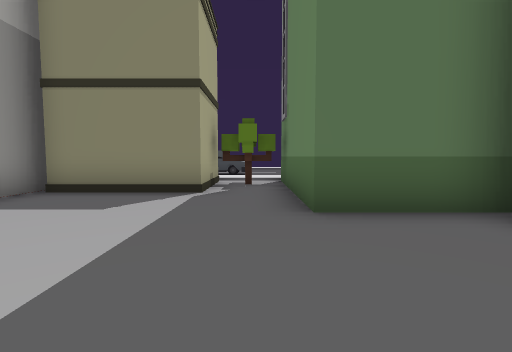
View 1 (above)

24 first-person views from a walk through a Unity game level. The camera is 1.4 m above the floor, tilts 4° down and sees 85° across. The floor is counted in squares, 2 m on a side. Each view is taken from the middle of a square. On the plan, view 1 faces up. The plan holds only what a view shows up to about 9 squares ahead; the rest is blank. The place goes on beyond the plan. The player is left out.

View 2
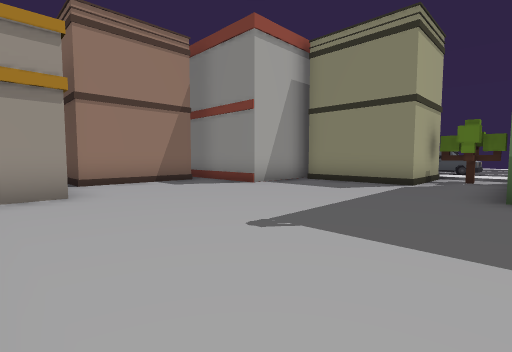

View 3
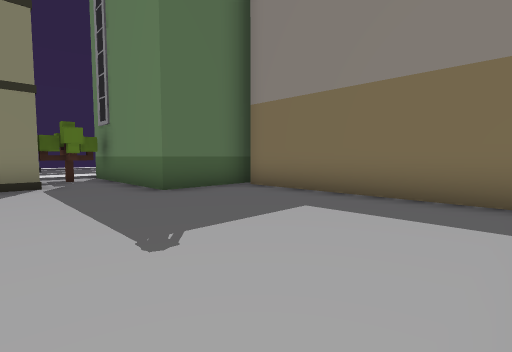

View 4
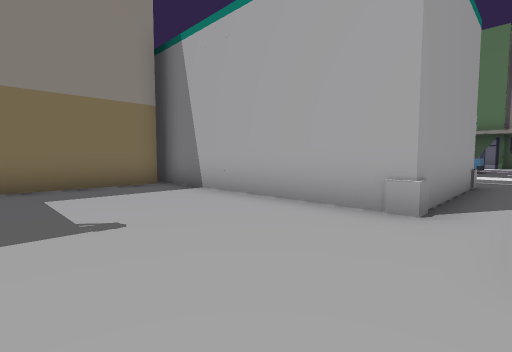

View 5
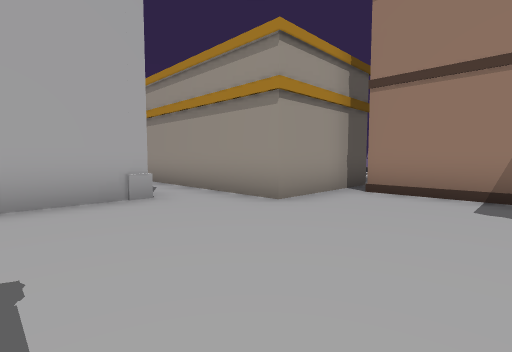

View 6
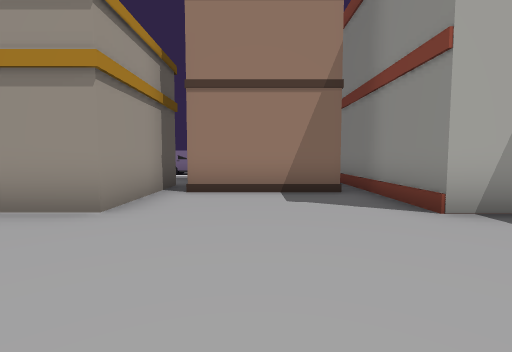

View 7
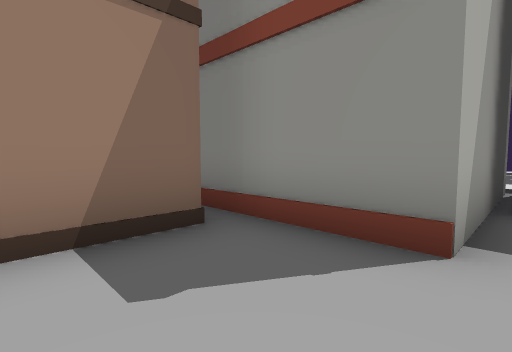

View 8
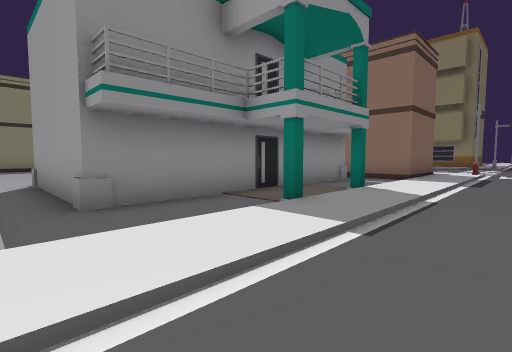

View 9
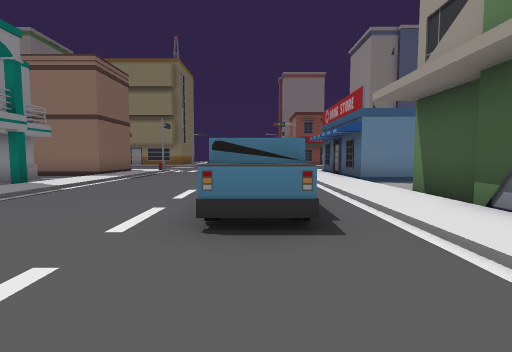

View 10
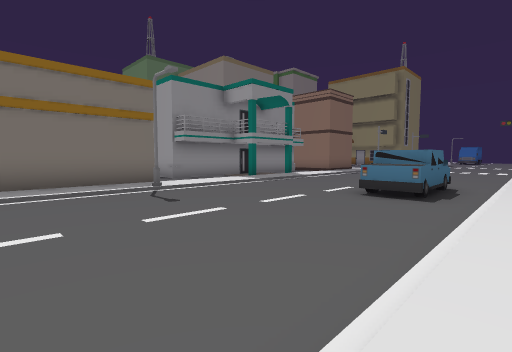

View 11
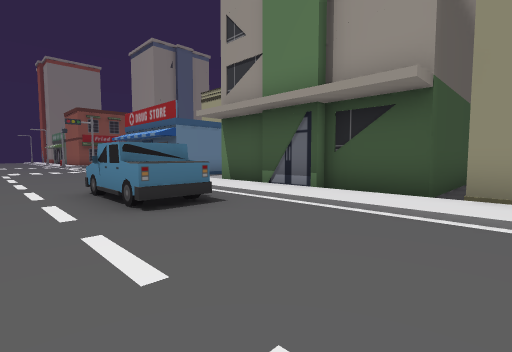

View 12
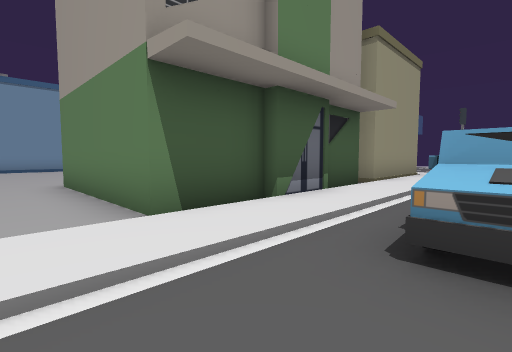

View 13
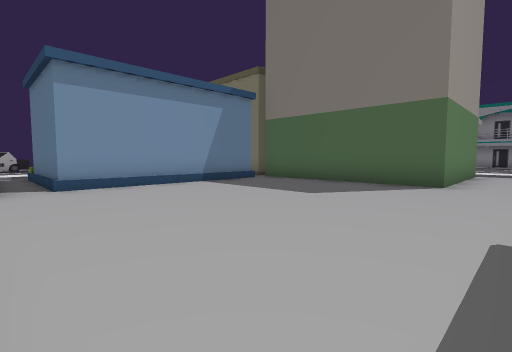

View 14
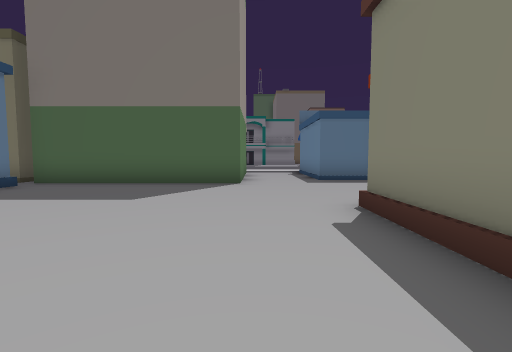

View 15
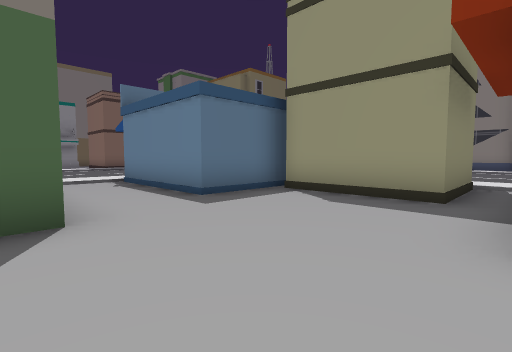

View 16
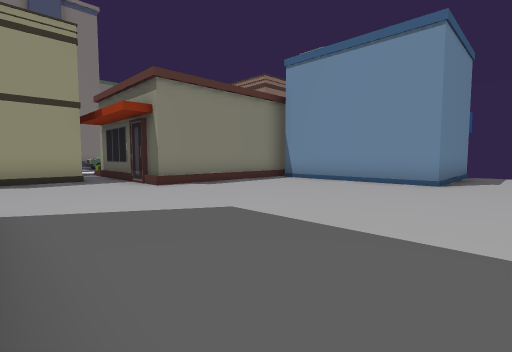

View 17
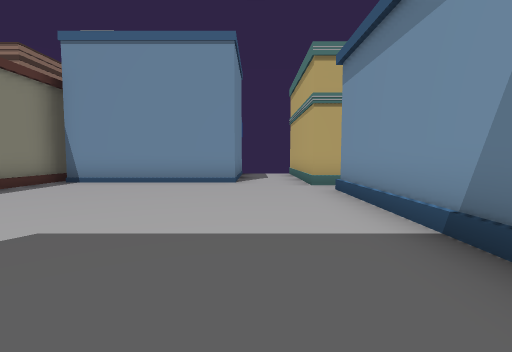

View 18
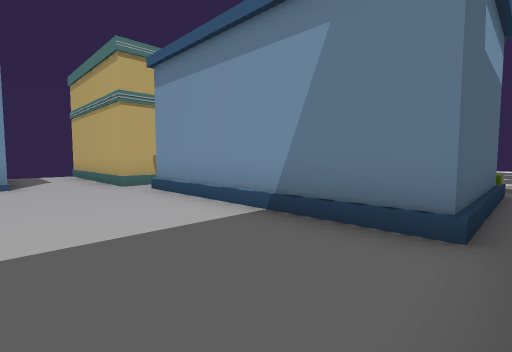

View 19
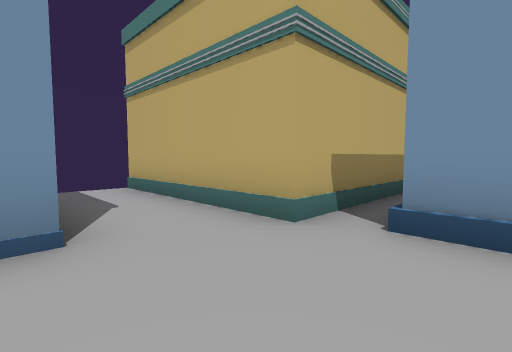

View 20
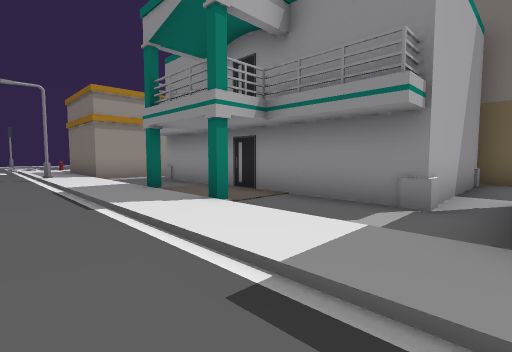

View 21
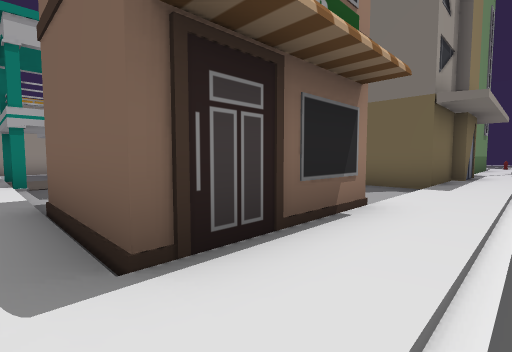

View 22
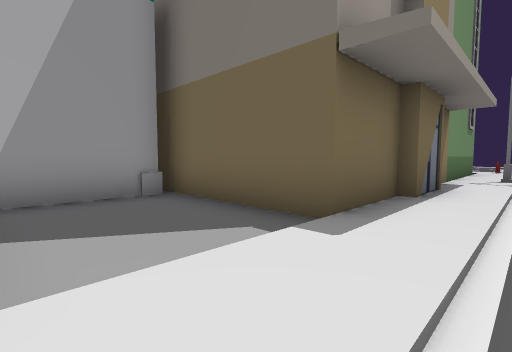

View 23
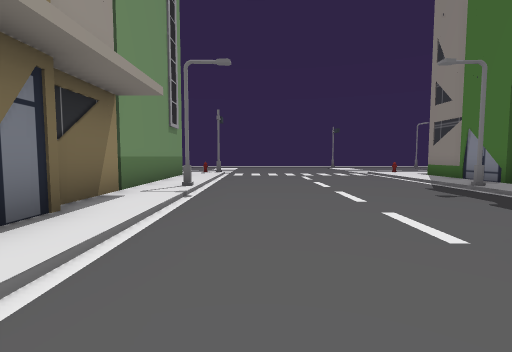

View 24
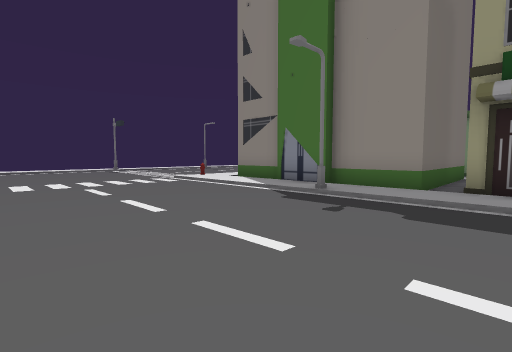

### Floor plan
Key: @ floor where view 1 was taken; # wall or solid block; . main floor; : floor 0.25 m higher than the main floor; / step, stairs or slope; B building; T tree; H thing the floor can be seen under or through; R truck; S streetlight.
Columns run from 8 left of view 1 to 20 right of it. Each row starts with its distance up from view 1.
  8     B B//B        .....:B
  7     B  TTB     B:/.....:B
  6     BBBB.B     B:/.....:B
  5    #.....B     B:/.....:B
  4 ####.....BBB   B:S.....SB
  3 ...........B   B:/.....:BBBBB
  2  #.........B   B:/.....:/...
  1  #.........B   B:/.....:B
  0 ##......@..B   B:/...
 -1 .BBB.......B   B:/..
 -2    B.......BBBBB:/.
 -3    B.########...:/
 -4    B.#      #...:/
 -5    B.#      #...:/
 -6    B.########  #:/
 -7     ........#H #:/
 -8  BBB...#..#..H##:/
 -9 :::::::::::::::::/
-10 ///S////////////.
-11 ..............
-12 .............
-13 ..............
-14 ......RRR.....
-15 .............
-16 :::::::::::::
-17 ###//.B.///##
-18    .BB BB..#
-19    .B   B..#
-20    .B   B..##
-21   #.BBBBB....B
-22 .............B
-23 BBBB.........B
-24    B.........BBB:/
-25    B........BBBB:
-26    B.......B
-27 BBBB.......B
-28 ...........B
-29 ####.......B
-30    #..BBBBBB
-31    #..B
-32    #..B
-33    #..B

Where each view was taken, in squares from view 1:
view 1: 0 up, 0 right, facing up
view 2: 2 down, 1 right, facing up-left
view 3: 2 down, 2 left, facing up-right
view 4: 1 up, 4 left, facing down-right
view 5: 2 up, 1 left, facing down-left
view 6: 1 up, 1 left, facing left
view 7: 1 up, 4 left, facing up-left
view 8: 11 down, 4 left, facing up-right
view 9: 14 down, 5 left, facing right
view 10: 16 down, 8 left, facing up-right
view 11: 12 down, 6 left, facing down-right
view 12: 14 down, 2 right, facing down-left
view 13: 29 down, 2 right, facing up-left
view 14: 29 down, 1 right, facing up
view 15: 25 down, 0 right, facing up-right
view 16: 22 down, 4 left, facing down-right
view 17: 22 down, 3 left, facing down
view 18: 22 down, 2 left, facing down-left
view 19: 27 down, 2 left, facing down-left
view 20: 11 down, 5 right, facing up-left
view 21: 9 down, 9 right, facing up-left
view 22: 5 down, 9 right, facing up-left
view 23: 2 down, 10 right, facing up
view 24: 1 up, 10 right, facing up-right
